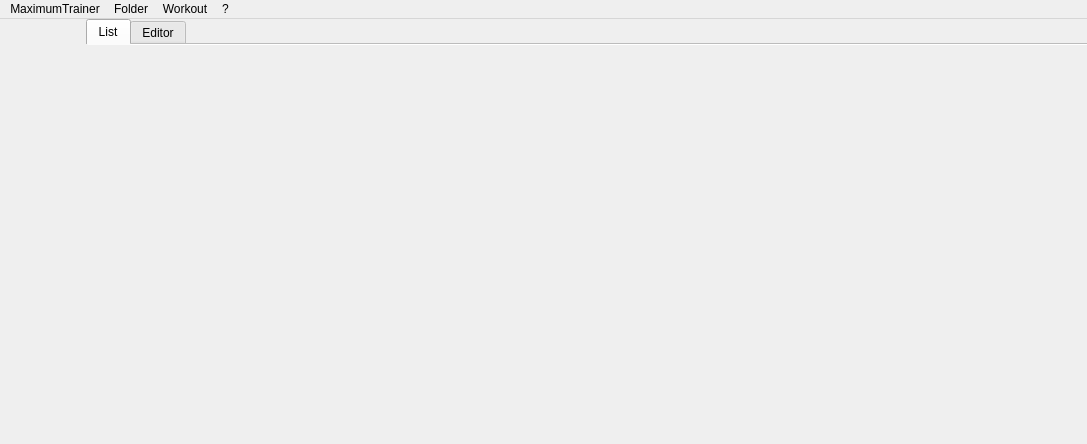
<?xml version="1.0" encoding="UTF-8"?>
<ui version="4.0">
 <class>MainWindow</class>
 <widget class="QMainWindow" name="MainWindow">
  <property name="geometry">
   <rect>
    <x>0</x>
    <y>0</y>
    <width>1087</width>
    <height>444</height>
   </rect>
  </property>
  <property name="windowTitle">
   <string>MaximumTrainer</string>
  </property>
  <property name="windowIcon">
   <iconset resource="../MyResources.qrc">
    <normaloff>:/image/icon/main_icon</normaloff>:/image/icon/main_icon</iconset>
  </property>
  <property name="styleSheet">
   <string notr="true"/>
  </property>
  <property name="documentMode">
   <bool>true</bool>
  </property>
  <widget class="QWidget" name="centralWidget">
   <layout class="QGridLayout" name="gridLayout">
    <property name="leftMargin">
     <number>0</number>
    </property>
    <property name="topMargin">
     <number>0</number>
    </property>
    <property name="rightMargin">
     <number>0</number>
    </property>
    <property name="bottomMargin">
     <number>0</number>
    </property>
    <property name="spacing">
     <number>0</number>
    </property>
    <item row="0" column="0" rowspan="3">
     <widget class="QWidget" name="widget_fancyMenu" native="true">
      <property name="sizePolicy">
       <sizepolicy hsizetype="Fixed" vsizetype="Expanding">
        <horstretch>0</horstretch>
        <verstretch>0</verstretch>
       </sizepolicy>
      </property>
      <property name="minimumSize">
       <size>
        <width>86</width>
        <height>250</height>
       </size>
      </property>
      <property name="maximumSize">
       <size>
        <width>86</width>
        <height>16777215</height>
       </size>
      </property>
     </widget>
    </item>
    <item row="2" column="1">
     <widget class="BottomBar" name="widget_bottomMenu" native="true"/>
    </item>
    <item row="1" column="1">
     <widget class="QStackedWidget" name="stackedWidget_menu">
      <property name="styleSheet">
       <string notr="true"/>
      </property>
      <property name="currentIndex">
       <number>0</number>
      </property>
      <widget class="QWidget" name="stackedWidget_menuPageWorkout">
       <layout class="QVBoxLayout" name="verticalLayout_2">
        <property name="leftMargin">
         <number>0</number>
        </property>
        <property name="topMargin">
         <number>0</number>
        </property>
        <property name="rightMargin">
         <number>0</number>
        </property>
        <property name="bottomMargin">
         <number>0</number>
        </property>
        <item>
         <widget class="QTabWidget" name="tabWidget_workout">
          <property name="tabShape">
           <enum>QTabWidget::Rounded</enum>
          </property>
          <property name="currentIndex">
           <number>0</number>
          </property>
          <property name="iconSize">
           <size>
            <width>16</width>
            <height>16</height>
           </size>
          </property>
          <property name="usesScrollButtons">
           <bool>false</bool>
          </property>
          <property name="documentMode">
           <bool>true</bool>
          </property>
          <property name="tabsClosable">
           <bool>false</bool>
          </property>
          <widget class="Main_WorkoutPage" name="tab_workout1">
           <property name="styleSheet">
            <string notr="true"/>
           </property>
           <attribute name="title">
            <string>List</string>
           </attribute>
          </widget>
          <widget class="WorkoutCreator" name="tab_create">
           <attribute name="title">
            <string>Editor</string>
           </attribute>
          </widget>
         </widget>
        </item>
       </layout>
      </widget>
      <widget class="QWidget" name="stackedWidget_menu_intervals">
       <layout class="QVBoxLayout" name="verticalLayout_8">
        <property name="leftMargin">
         <number>0</number>
        </property>
        <property name="topMargin">
         <number>0</number>
        </property>
        <property name="rightMargin">
         <number>0</number>
        </property>
        <property name="bottomMargin">
         <number>0</number>
        </property>
        <item>
         <widget class="TabIntervalsIcu" name="tab_intervals_icu"/>
        </item>
       </layout>
      </widget>
      <widget class="QWidget" name="stackedWidget_menuPageStudio">
       <layout class="QVBoxLayout" name="verticalLayout_10">
        <property name="leftMargin">
         <number>0</number>
        </property>
        <property name="topMargin">
         <number>0</number>
        </property>
        <property name="rightMargin">
         <number>0</number>
        </property>
        <property name="bottomMargin">
         <number>0</number>
        </property>
        <item>
         <widget class="StudioWidget" name="studioWidget" native="true"/>
        </item>
       </layout>
      </widget>
      <widget class="QWidget" name="stackedWidget_menuPageHistory">
       <layout class="QVBoxLayout" name="verticalLayout_history">
        <property name="leftMargin">
         <number>0</number>
        </property>
        <property name="topMargin">
         <number>0</number>
        </property>
        <property name="rightMargin">
         <number>0</number>
        </property>
        <property name="bottomMargin">
         <number>0</number>
        </property>
        <item>
         <widget class="HistoryWidget" name="historyWidget" native="true"/>
        </item>
       </layout>
      </widget>
      <widget class="QWidget" name="stackedWidget_menuPageSensors">
       <layout class="QVBoxLayout" name="verticalLayout_sensors">
        <property name="leftMargin">
         <number>0</number>
        </property>
        <property name="topMargin">
         <number>0</number>
        </property>
        <property name="rightMargin">
         <number>0</number>
        </property>
        <property name="bottomMargin">
         <number>0</number>
        </property>
        <item>
         <widget class="SensorsWidget" name="sensorsWidget" native="true"/>
        </item>
       </layout>
      </widget>
     </widget>
    </item>
   </layout>
  </widget>
  <widget class="QMenuBar" name="menuBar">
   <property name="geometry">
    <rect>
     <x>0</x>
     <y>0</y>
     <width>1087</width>
     <height>21</height>
    </rect>
   </property>
   <widget class="QMenu" name="menuFolder">
    <property name="title">
     <string>Folder</string>
    </property>
    <addaction name="actionWorkout"/>
    <addaction name="actionHistory"/>
   </widget>
   <widget class="QMenu" name="menu">
    <property name="title">
     <string>?</string>
    </property>
    <addaction name="actionAbout_MT"/>
    <addaction name="actionRequest_Help"/>
    <addaction name="actionKeyboard_Shortcuts"/>
   </widget>
   <widget class="QMenu" name="menuMaximumTrainer">
    <property name="title">
     <string>MaximumTrainer</string>
    </property>
    <addaction name="actionPreferences"/>
    <addaction name="actionLogout"/>
    <addaction name="separator"/>
    <addaction name="actionExit"/>
   </widget>
   <widget class="QMenu" name="menuTEst">
    <property name="title">
     <string>Workout</string>
    </property>
    <widget class="QMenu" name="menuImport">
     <property name="title">
      <string>Import</string>
     </property>
     <addaction name="actionSingle_Workout"/>
     <addaction name="actionMultiple_Workouts"/>
    </widget>
    <addaction name="actionCreate_New"/>
    <addaction name="menuImport"/>
    <addaction name="separator"/>
    <addaction name="actionOpen_Ride"/>
   </widget>
   <addaction name="menuMaximumTrainer"/>
   <addaction name="menuFolder"/>
   <addaction name="menuTEst"/>
   <addaction name="menu"/>
  </widget>
  <action name="actionWorkout">
   <property name="text">
    <string>Open Workout Folder</string>
   </property>
  </action>
  <action name="actionHistory">
   <property name="text">
    <string>Open History Folder</string>
   </property>
  </action>
  <action name="actionPreferences">
   <property name="text">
    <string>Preferences</string>
   </property>
   <property name="shortcut">
    <string>Ctrl+,</string>
   </property>
  </action>
  <action name="actionLogout">
   <property name="text">
    <string>Log Out</string>
   </property>
  </action>
  <action name="actionAbout_MT">
   <property name="icon">
    <iconset resource="../MyResources.qrc">
     <normaloff>:/image/icon/main_icon</normaloff>:/image/icon/main_icon</iconset>
   </property>
   <property name="text">
    <string>About MaximumTrainer</string>
   </property>
  </action>
  <action name="actionRequest_Help">
   <property name="text">
    <string>Help</string>
   </property>
  </action>
  <action name="actionKeyboard_Shortcuts">
   <property name="text">
    <string>Keyboard Shortcuts…</string>
   </property>
   <property name="shortcut">
    <string>F1</string>
   </property>
  </action>
  <action name="actionCreate_New">
   <property name="text">
    <string>Create New</string>
   </property>
   <property name="shortcut">
    <string>Ctrl+N</string>
   </property>
  </action>
  <action name="actionOpen_Ride">
   <property name="enabled">
    <bool>false</bool>
   </property>
   <property name="text">
    <string>Start Free Ride</string>
   </property>
  </action>
  <action name="actionExit">
   <property name="text">
    <string>Exit</string>
   </property>
   <property name="shortcut">
    <string>Ctrl+Q</string>
   </property>
  </action>
  <action name="actionSingle_Workout">
   <property name="text">
    <string>Single Workout</string>
   </property>
  </action>
  <action name="actionMultiple_Workouts">
   <property name="text">
    <string>Multiple Workouts</string>
   </property>
  </action>
 </widget>
 <layoutdefault spacing="6" margin="11"/>
 <customwidgets>
  <customwidget>
   <class>TabIntervalsIcu</class>
   <extends>QWidget</extends>
   <header>tab_intervals_icu.h</header>
   <container>1</container>
  </customwidget>
  <customwidget>
   <class>QWebEngineView</class>
   <extends>QWidget</extends>
   <header location="global">qwebengineview.h</header>
   <container>1</container>
  </customwidget>
  <customwidget>
   <class>Main_WorkoutPage</class>
   <extends>QWidget</extends>
   <header>main_workoutpage.h</header>
   <container>1</container>
  </customwidget>
  <customwidget>
   <class>WorkoutCreator</class>
   <extends>QWidget</extends>
   <header>workoutcreator.h</header>
   <container>1</container>
  </customwidget>
  <customwidget>
   <class>HistoryWidget</class>
   <extends>QWidget</extends>
   <header>historywidget.h</header>
   <container>1</container>
  </customwidget>
  <customwidget>
   <class>SensorsWidget</class>
   <extends>QWidget</extends>
   <header>sensorswidget.h</header>
   <container>1</container>
  </customwidget>
  <customwidget>
   <class>StudioWidget</class>
   <extends>QWidget</extends>
   <header>studiowidget.h</header>
   <container>1</container>
  </customwidget>
  <customwidget>
   <class>BottomBar</class>
   <extends>QWidget</extends>
   <header>bottombar.h</header>
   <container>1</container>
  </customwidget>
 </customwidgets>
 <resources>
  <include location="../MyResources.qrc"/>
 </resources>
 <connections/>
</ui>
